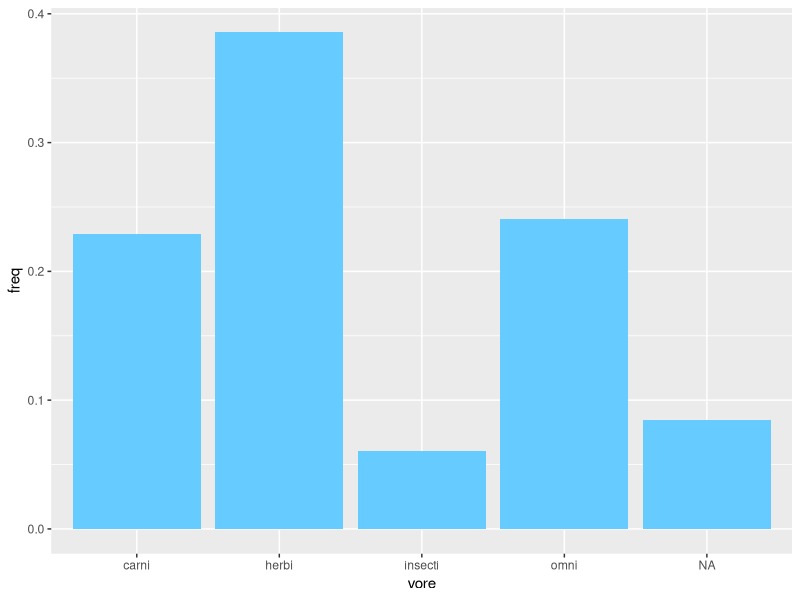
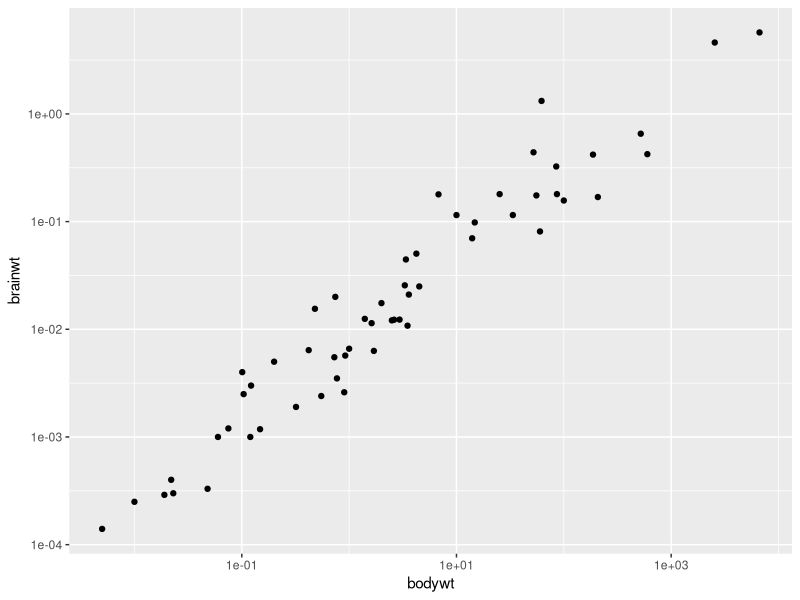

The R source for these figures, in order:
## ---- chunk 1
library(ggplot2)
library(dplyr)
str(msleep)
mvore = msleep %>%
  group_by(vore) %>%
  summarize(freq = n()/83)


g <- ggplot(mvore, aes(x = vore, y = freq))
g + geom_bar(stat = 'identity', fill='#66CCFF') 
## ---- chunk 2
msleep %>%
  select(vore, sleep_total) %>%
  filter(vore == 'omni') %>%
  group_by(vore) %>%
  summarize(mean(sleep_total))
## ---- chunk 3
ggplot(data = msleep) +
geom_point(mapping = aes(x = bodywt, y = brainwt)) +
  scale_x_log10() + scale_y_log10()
## ---- chunk 4
library(tidyr)
corr <- msleep %>%
  select(bodywt, brainwt) %>%
  drop_na() 
cor(corr)

## ---- chunk 5
na_sle = select(msleep, name, sleep_total) 
mean_sleep = mean(msleep$sleep_total) 
std_sleep = sd(msleep$sleep_total)
filter(na_sle, sleep_total< mean_sleep-1.5*std_sleep
       | sleep_total > mean_sleep + 1.5*std_sleep)
